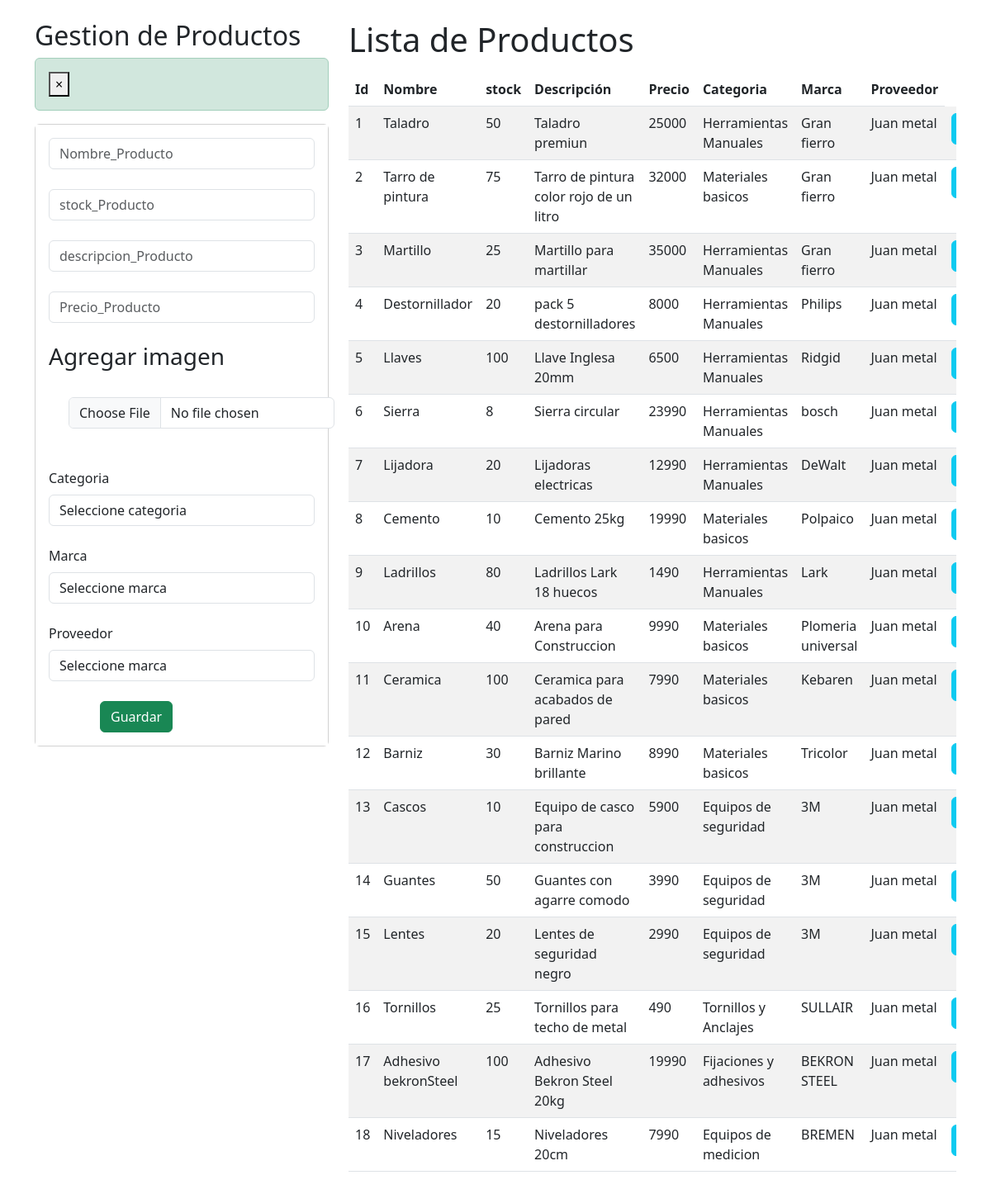
The app's page /crud_productos, older data.
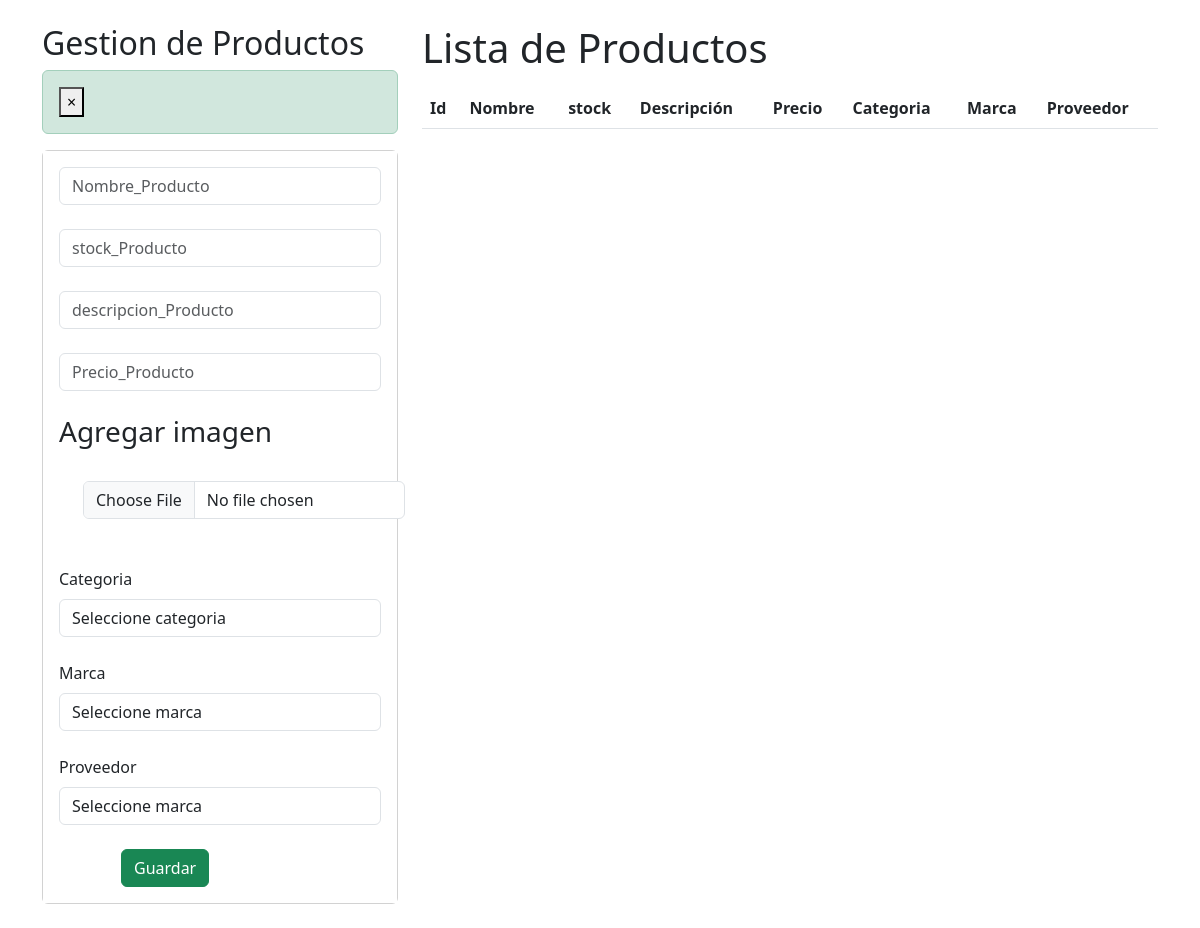
The same page, newer data.
### Ferremax/models.py (models this page shows, shortened)
class producto(models.Model):
    idProducto = models.AutoField(primary_key=True)
    nombreProducto = models.CharField(max_length=20, blank=False, null=False)
    stockProducto = models.IntegerField()
    descripcionProducto = models.CharField(max_length=100, blank=False, null=False)
    precioProducto = models.IntegerField()
    imagenProducto = models.ImageField(upload_to='productos/', null=True, blank=True)
    categoria = models.ForeignKey("categoria", on_delete=models.CASCADE)
    marca = models.ForeignKey("marca", on_delete=models.CASCADE)
    proveedor = models.ForeignKey("proveedor", on_delete=models.CASCADE)

class categoria(models.Model):
    idCategoria = models.AutoField(primary_key=True)
    nombreCategoria = models.CharField(max_length=50, blank=False, null=False)
    def __str__(self):
        return str(self.nombreCategoria)

class marca(models.Model):
    idMarca = models.AutoField(primary_key=True)
    nombreMarca = models.CharField(max_length=50, blank=False, null=False)
    def __str__(self):
        return str(self.nombreMarca)

class proveedor(models.Model):
    idProveedor = models.AutoField(primary_key=True)
    nombreProveedor = models.CharField(max_length=50, blank=False, null=False)
    def __str__(self):
        return str(self.nombreProveedor)

### Ferremax/views.py (the view, shortened to what this page needs)
# urls.py: path("crud_productos", crud_productos, name="crud_productos"),
def crud_productos(request):
    if request.method != "POST":
        mar = marca.objects.all()
        cat = categoria.objects.all()
        pro = proveedor.objects.all()
        produ = producto.objects.all()
        context = {
            "marca": mar,
            "categoria": cat,
            "proveedor": pro,
            "productos": produ
        }
        return render(request, "core/crud_productos.html", context)

### Ferremax/templates/core/crud_productos.html (shortened to what this page needs)
<!DOCTYPE html>
<html>
  {% load static %}
  <head>
    <link href="https://cdn.jsdelivr.net/npm/bootstrap@5.3.0/dist/css/bootstrap.min.css" rel="stylesheet">
  </head>
    <body>
        <div id="cont_fondo">
            <div class="container py-4">
                <div class="row">
                    <div class="col-sm-12 col-md-6 col-lg-4 col-xl-4">
                        <h2>Gestion de Productos</h2>
                        <div class="alert alert-dismissible alert-success">
                            <button type="button" class="close" data-dismiss="alert">&times;</button>
                        </div>
                        <div class="card">
                            <div class="card-body" style="background-color: white;">
                                <form action="crud_productos" method="POST" enctype="multipart/form-data">
                                    <div class="form-group">
                                        <input type="text" id="txtNombre_Producto" name="txtNombre_Producto" class="form-control" placeholder="Nombre_Producto" minlength="4"  maxlength="30" required>
                                        <br>
                                        <input type="number" id="txtstock_Producto" name="txtstock_Producto" class="form-control" placeholder="stock_Producto" minlength="4" maxlength="10" required>
                                        <br>
                                        <input type="text" id="txtdescripcion_Producto" name="txtdescripcion_Producto" class="form-control" placeholder="descripcion_Producto" minlength="10" maxlength="100" required>
                                        <br>
                                        <input type="number" id="txtPrecio_Producto" name="txtPrecio_Producto" class="form-control" placeholder="Precio_Producto" minlength="4" maxlength="9" required>
                                        <br>
                                        <label for="imagen_producto" class="form-label h3">Agregar imagen</label>
                                        <input  type="file" name="imagen_producto" id="imagen_producto" class="m-4 form-control">
                                        <br>
                                        <label for="categoria" class="form-label">Categoria</label>
                                        <select name="categoria" class="form-control" id="categoria" required>
                                          <option value="" selected disabled>Seleccione categoria</option>
                                        </select>
                                        <br>
                                        <label for="marca" class="form-label">Marca</label>
                                        <select name="marca" class="form-control" id="marca" required>
                                          <option value="" selected disabled>Seleccione marca</option>
                                        </select>
                                        <br>
                                        <label for="proveedor" class="form-label">Proveedor</label>
                                        <select name="proveedor" class="form-control" id="proveedor" required>
                                          <option value="" selected disabled>Seleccione marca</option>
                                        </select>
                                    </div>
                                    <br>
                                    <div class="row" style="margin-left: 50px; display: flex;">
                                        <div class="form-group">
                                            <button type="submit" class="btn btn-success btn-block text-white">Guardar</button>
                                        </div>
                                        <br>
                                    </div>
                                </form>
                            </div>
                        </div>
                    </div>
                    <div class="col-sm-12 col-md-6 col-lg-8 col-xl-8">
                        <h1>Lista de Productos</h1>
                        <div class="table-responsive py-2">
                            <table class="table table-striped">
                                <thead>
                                    <tr>
                                        <th>Id</th>
                                        <th>Nombre</th>
                                        <th>stock</th>
                                        <th>Descripción</th>
                                        <th>Precio</th>
                                        <th>Categoria</th>
                                        <th>Marca</th>
                                        <th>Proveedor</th>
                                    </tr>
                                </thead>
                                <tbody>
                                    {% for p in productos %}
                                    <tr>
                                        <td>{{p.idProducto}}</td>
                                        <td>{{p.nombreProducto}}</td>
                                        <td>{{p.stockProducto}}</td>
                                        <td>{{p.descripcionProducto}}</td>
                                        <td>{{p.precioProducto}}</td>
                                        <td>{{p.categoria}}</td>
                                        <td>{{p.marca}}</td>
                                        <td>{{p.proveedor}}</td>
                                        <td><a href="/edicion_producto/{{p.idProducto}}" class="btn btn-info">Editar</a></td>
                                    </tr>
                                    {% endfor %}
                                </tbody>
                            </table>
                        </div>
                    </div>
                </div>
            </div>
        </div>
    </body>
</body>
</html>

Row changes from the older to the newer data that the page shows:
removed producto: idProducto "1", nombreProducto "Taladro", stockProducto "50", descripcionProducto "Taladro premiun", precioProducto "25000", categoria "Herramientas Manuales", marca "Gran fierro", proveedor "Juan metal"
removed producto: idProducto "2", nombreProducto "Tarro de pintura", stockProducto "75", descripcionProducto "Tarro de pintura color rojo de un litro", precioProducto "32000", categoria "Materiales basicos", marca "Gran fierro", proveedor "Juan metal"
removed producto: idProducto "3", nombreProducto "Martillo", stockProducto "25", descripcionProducto "Martillo para martillar", precioProducto "35000", categoria "Herramientas Manuales", marca "Gran fierro", proveedor "Juan metal"
removed producto: idProducto "4", nombreProducto "Destornillador", stockProducto "20", descripcionProducto "pack 5 destornilladores", precioProducto "8000", categoria "Herramientas Manuales", marca "Philips", proveedor "Juan metal"
removed producto: idProducto "5", nombreProducto "Llaves", stockProducto "100", descripcionProducto "Llave Inglesa 20mm", precioProducto "6500", categoria "Herramientas Manuales", marca "Ridgid", proveedor "Juan metal"
removed producto: idProducto "6", nombreProducto "Sierra", stockProducto "8", descripcionProducto "Sierra circular", precioProducto "23990", categoria "Herramientas Manuales", marca "bosch", proveedor "Juan metal"
removed producto: idProducto "7", nombreProducto "Lijadora", stockProducto "20", descripcionProducto "Lijadoras electricas", precioProducto "12990", categoria "Herramientas Manuales", marca "DeWalt", proveedor "Juan metal"
removed producto: idProducto "8", nombreProducto "Cemento", stockProducto "10", descripcionProducto "Cemento 25kg", precioProducto "19990", categoria "Materiales basicos", marca "Polpaico", proveedor "Juan metal"
removed producto: idProducto "9", nombreProducto "Ladrillos", stockProducto "80", descripcionProducto "Ladrillos Lark 18 huecos", precioProducto "1490", categoria "Herramientas Manuales", marca "Lark", proveedor "Juan metal"
removed producto: idProducto "10", nombreProducto "Arena", stockProducto "40", descripcionProducto "Arena para Construccion", precioProducto "9990", categoria "Materiales basicos", marca "Plomeria universal", proveedor "Juan metal"
removed producto: idProducto "11", nombreProducto "Ceramica", stockProducto "100", descripcionProducto "Ceramica para acabados de pared", precioProducto "7990", categoria "Materiales basicos", marca "Kebaren", proveedor "Juan metal"
removed producto: idProducto "12", nombreProducto "Barniz", stockProducto "30", descripcionProducto "Barniz Marino brillante", precioProducto "8990", categoria "Materiales basicos", marca "Tricolor", proveedor "Juan metal"
removed producto: idProducto "13", nombreProducto "Cascos", stockProducto "10", descripcionProducto "Equipo de casco para construccion", precioProducto "5900", categoria "Equipos de seguridad", marca "3M", proveedor "Juan metal"
removed producto: idProducto "14", nombreProducto "Guantes", stockProducto "50", descripcionProducto "Guantes con agarre comodo", precioProducto "3990", categoria "Equipos de seguridad", marca "3M", proveedor "Juan metal"
removed producto: idProducto "15", nombreProducto "Lentes", stockProducto "20", descripcionProducto "Lentes de seguridad negro", precioProducto "2990", categoria "Equipos de seguridad", marca "3M", proveedor "Juan metal"
removed producto: idProducto "16", nombreProducto "Tornillos", stockProducto "25", descripcionProducto "Tornillos para techo de metal", precioProducto "490", categoria "Tornillos y Anclajes", marca "SULLAIR", proveedor "Juan metal"
removed producto: idProducto "17", nombreProducto "Adhesivo bekronSteel", stockProducto "100", descripcionProducto "Adhesivo Bekron Steel 20kg", precioProducto "19990", categoria "Fijaciones y adhesivos", marca "BEKRON STEEL", proveedor "Juan metal"
removed producto: idProducto "18", nombreProducto "Niveladores", stockProducto "15", descripcionProducto "Niveladores 20cm", precioProducto "7990", categoria "Equipos de medicion", marca "BREMEN", proveedor "Juan metal"
